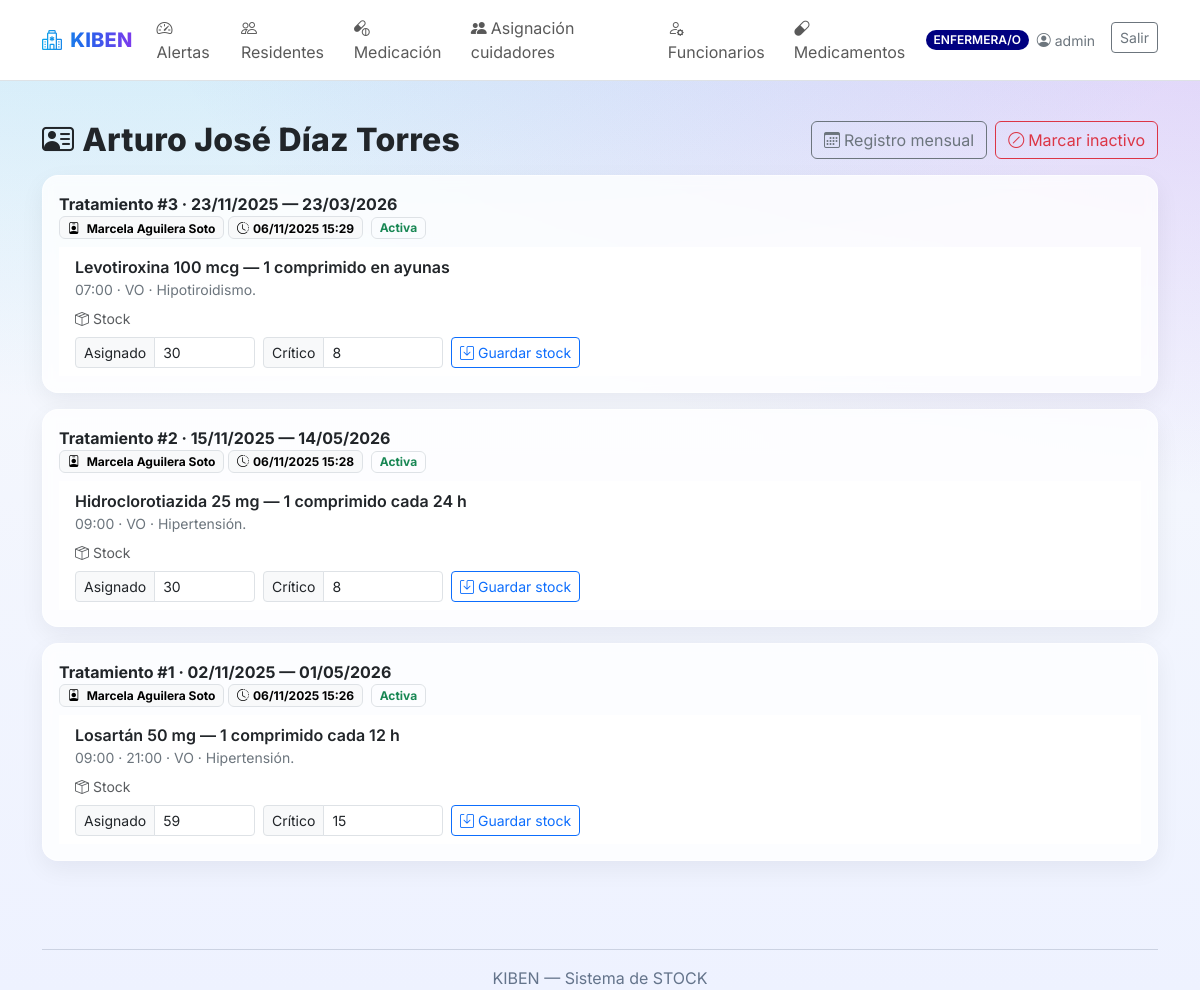
The app's page /residentes/17/ (signed in), older data.
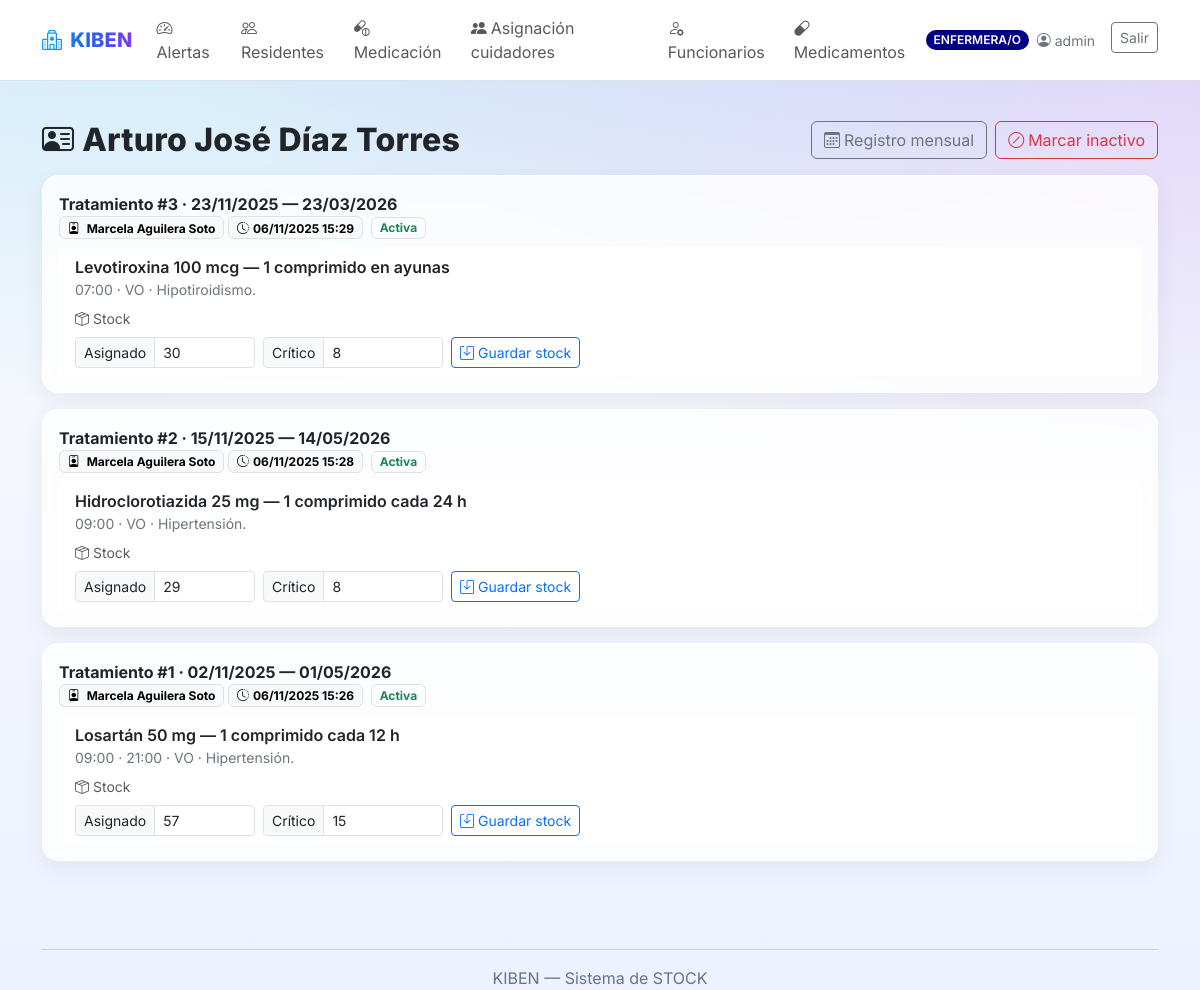
The same page, newer data.
### landing/models.py (models this page shows, shortened)
class OrdenMedicamento(models.Model):
    receta = models.ForeignKey(Receta, on_delete=models.CASCADE, related_name="ordenes")
    producto = models.ForeignKey(Producto, on_delete=models.PROTECT)
    dosis = models.CharField(max_length=60)  # ej: "1 tableta", "5 ml"
    via = models.CharField(max_length=40, blank=True)
    indicaciones = models.TextField(blank=True)
    activo = models.BooleanField(default=True)
    stock_asignado = models.PositiveIntegerField(default=0)  # stock actual
    stock_critico = models.PositiveIntegerField(default=0)
    alerta_enviada = models.BooleanField(default=False)

class Producto(models.Model):
    nombre = models.CharField(max_length=160)
    potencia = models.CharField(max_length=60, blank=True)  # ej: 500 mg
    forma = models.CharField(max_length=40, blank=True)     # tableta, jarabe, etc.

### landing/views.py (the view, shortened to what this page needs)
# urls.py: path('residentes/<int:residente_id>/', views.residente_detail, name='residente_detail'),
@login_required
@doctor_tens_or_admin_required
def residente_detail(request, residente_id):
    recetas_qs = (
        Receta.objects
        .select_related('medico')
        .order_by('-creada_en')
        .prefetch_related(
            Prefetch(
                'ordenes',
                queryset=OrdenMedicamento.objects
                    .select_related('producto')
                    .prefetch_related('horas')
            )
        )
    )
    residente = get_object_or_404(
        Residente.objects.prefetch_related(
            Prefetch('recetas', queryset=recetas_qs)
        ),
        pk=residente_id
    )
    return render(request, 'residentes/residente_detail.html', {
        'residente': residente,
    })

### landing/roles.py (called while the page is built)
def _in_group(user, name):
    return user.is_authenticated and user.groups.filter(name=name).exists()

def is_admin(user): return _in_group(user, ADMIN_GROUP) or user.is_superuser

def is_doctor(user): return _in_group(user, DOCTOR_GROUP)  # << nuevo

def doctor_tens_or_admin_required(view):
    @wraps(view)
    def _wrapped(request, *args, **kwargs):
        u = request.user
        if is_admin(u) or is_doctor(u) or is_tens(u):
            return view(request, *args, **kwargs)
        return _deny(request)
    return _wrapped

### landing/templatetags/roles_tags.py (called while the page is built)
@register.filter(name="is_admin")
def is_admin_filter(user):
    return rolelib.is_admin(user)

@register.filter(name="is_doctor")
def is_doctor_filter(user):
    return rolelib.is_doctor(user)

### landing/templates/residentes/residente_detail.html (shortened to what the changed rows need)
{% extends 'base.html' %}
{% load roles_tags %}
{% block content %}
<div class="container py-4">
  <div class="d-flex align-items-center justify-content-between mb-3">
    <h2 class="page-title mb-0">
      <i class="bi bi-person-vcard me-2"></i>{{ residente.nombre_completo }}
    </h2>
  </div>
  {% now "Y-m-d" as hoy %}
  {% for rec in residente.recetas.all %}
    <div class="glass-card p-3 mb-3">
      <div class="d-flex align-items-center justify-content-between">
        <div class="fw-bold">
          Tratamiento #{{ rec.numero|default:rec.id }}
          · {{ rec.inicio|date:"d/m/Y" }}{% if rec.fin %} — {{ rec.fin|date:"d/m/Y" }}{% endif %}
        </div>
      </div>
      <div class="mb-2 d-flex flex-wrap gap-1 align-items-center">
        <span class="badge text-bg-light border small">
          <i class="bi bi-person-badge me-1"></i>
          {% if rec.medico %}
            {{ rec.medico.get_full_name|default:rec.medico.username }}
          {% else %}
            —
          {% endif %}
        </span>
        {% if rec.creada_en %}
          <span class="badge text-bg-light border small">
            <i class="bi bi-clock-history me-1"></i>{{ rec.creada_en|date:"d/m/Y H:i" }}
          </span>
        {% endif %}
        {% if rec.fin %}
          {% if rec.inicio|date:"Y-m-d" <= hoy and rec.fin|date:"Y-m-d" >= hoy %}
            <span class="badge text-bg-success-subtle text-success border small ms-1">Activa</span>
          {% else %}
            <span class="badge text-bg-secondary border small ms-1">Inactiva</span>
          {% endif %}
        {% else %}
          {% if rec.inicio|date:"Y-m-d" <= hoy %}
            <span class="badge text-bg-success-subtle text-success border small ms-1">Activa</span>
          {% else %}
            <span class="badge text-bg-secondary border small ms-1">Inactiva</span>
          {% endif %}
        {% endif %}
      </div>
      {% if rec.ordenes.all %}
        <div class="list-group list-group-flush">
          {% for o in rec.ordenes.all %}
            <div class="list-group-item">
              <div class="d-flex flex-column flex-md-row align-items-md-start justify-content-between gap-2">
                <div class="flex-grow-1">
                  <div class="fw-semibold">
                    {{ o.producto.nombre }} {{ o.producto.potencia }} — {{ o.dosis }}
                  </div>
                  <div class="small text-secondary">
                    {% for h in o.horas.all %}
                      {% if not forloop.first %} · {% endif %}
                      {{ h.hora|time:"H:i" }}
                    {% endfor %}
                    {% if o.via %} · {{ o.via }}{% endif %}
                    {% if o.indicaciones %} · {{ o.indicaciones }}{% endif %}
                  </div>
                  {% if user|is_admin %}
                    <form method="post"
                          action=""
                          class="mt-2 d-flex flex-wrap gap-2 align-items-end">
                      <div class="small text-muted w-100">
                        <i class="bi bi-box-seam me-1"></i>Stock
                      </div>
                      <div class="input-group input-group-sm" style="max-width: 180px;">
                        <span class="input-group-text">Asignado</span>
                        <input type="number"
                               name="stock_asignado"
                               min="0"
                               step="1"
                               class="form-control"
                               value="{{ o.stock_asignado }}">
                      </div>
                      <div class="input-group input-group-sm" style="max-width: 180px;">
                        <span class="input-group-text">Crítico</span>
                        <input type="number"
                               name="stock_critico"
                               min="0"
                               step="1"
                               class="form-control"
                               value="{{ o.stock_critico }}">
                      </div>
                      <button class="btn btn-sm btn-outline-primary">
                        <i class="bi bi-save me-1"></i>Guardar stock
                      </button>
                    </form>
                  {% endif %}
                </div>
              </div>
            </div>
          {% endfor %}
        </div>
      {% else %}
        <div class="text-secondary">Sin medicamentos aún.</div>
      {% endif %}
    </div>
  {% empty %}
    <div class="glass-card p-4 text-center">
      <div class="text-secondary">Aún no tiene recetas registradas.</div>
    </div>
  {% endfor %}
</div>
{% endblock %}

Row changes from the older to the newer data that the page shows:
changed OrdenMedicamento "1 comprimido cada 24 h": stock_asignado "30" → "29"
changed OrdenMedicamento "1 comprimido cada 12 h": stock_asignado "59" → "57"
